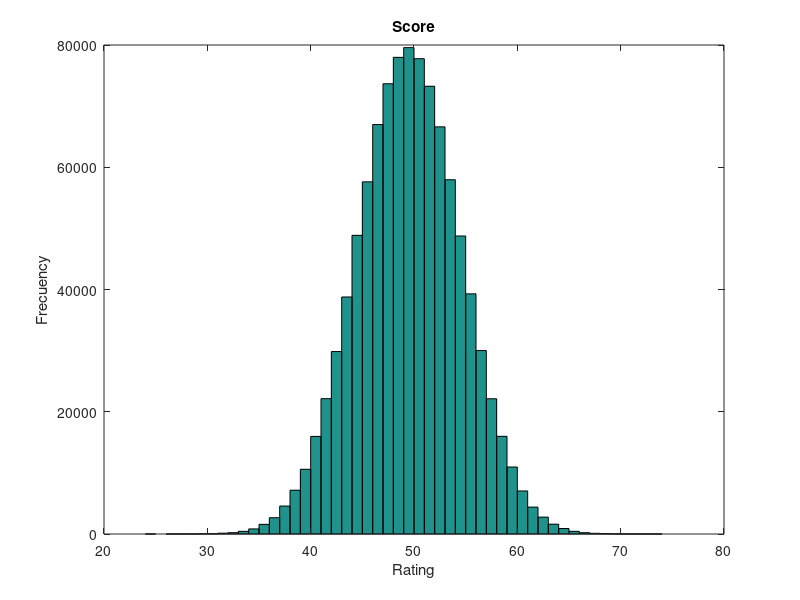

Write the MATLAB code that produced this figure.
%Assignment 4

Turns = 100;
Players = 1000000;

Score = zeros(1,Players);

for i = 1:Turns
    Score = Score + randi([0 1],1,Players);
end

hist(Score,Turns/2)
title('Score')
xlabel('Rating')
ylabel('Frecuency')

mean(Score)
var(Score)
